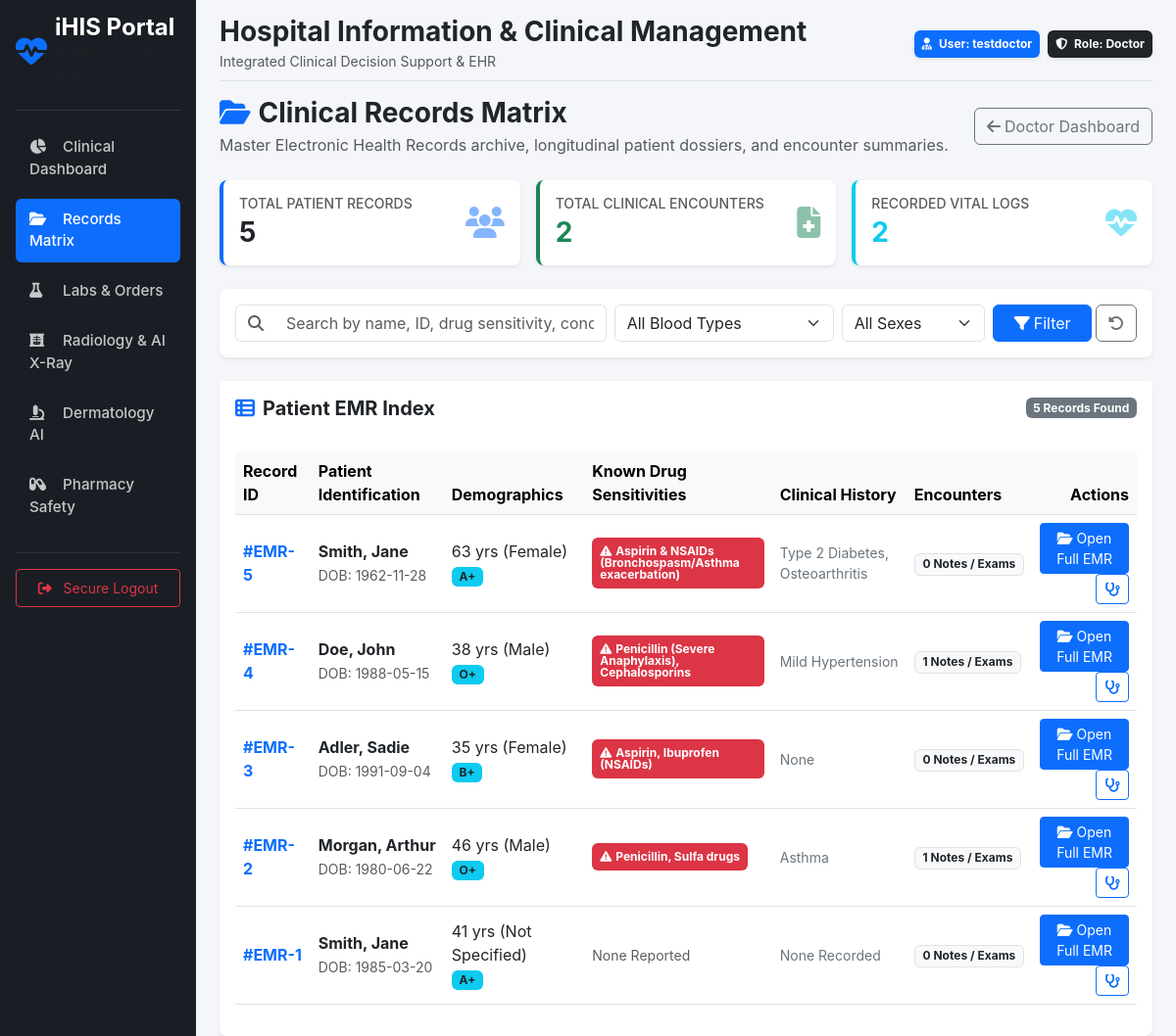
Before: /clinical/records (signed in) with the older database file.
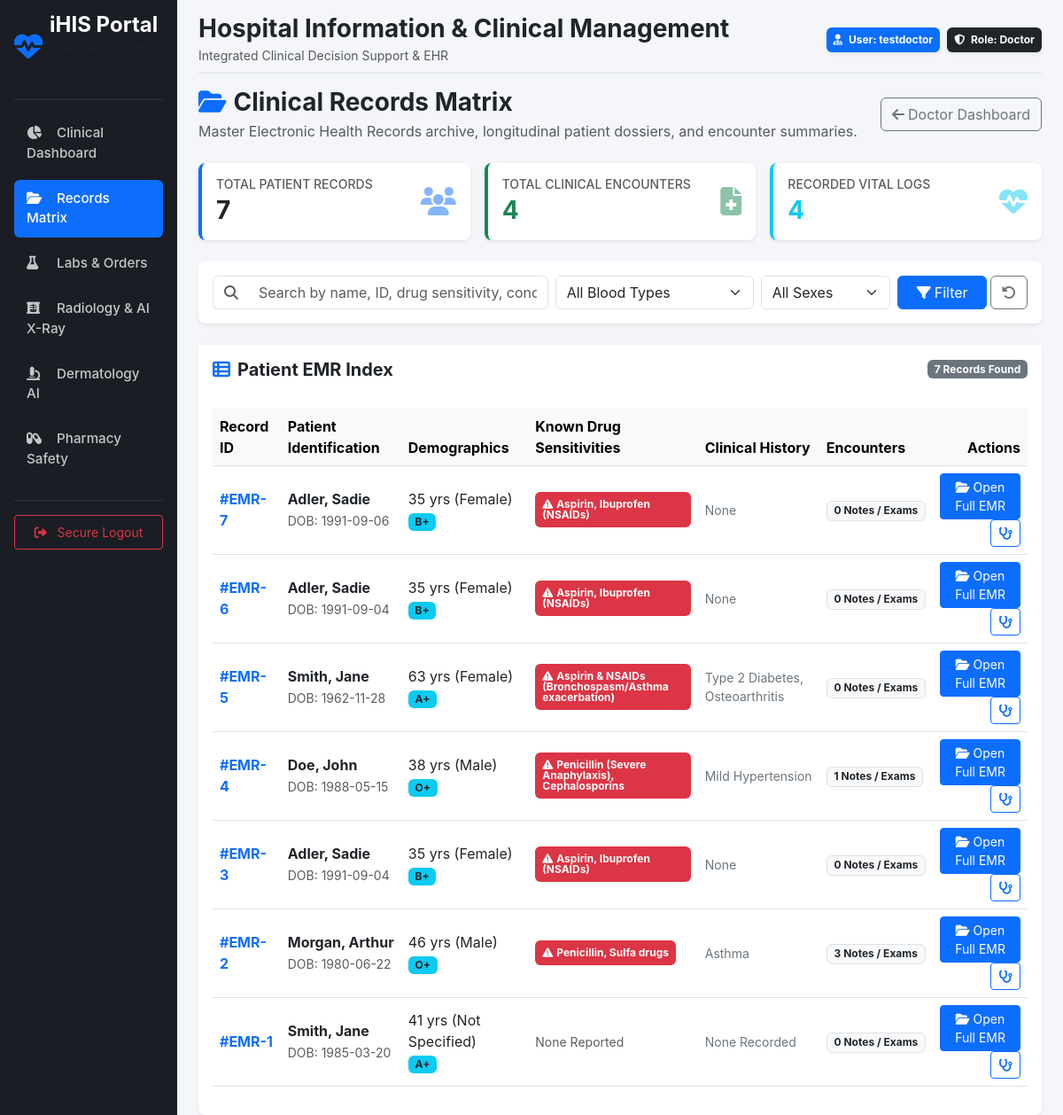
After: the same page with the newer database file.
### models/patient.py (models this page shows, shortened)
class Patient(db.Model):
    __tablename__ = 'patients'
    id = db.Column(db.Integer, primary_key=True)
    user_id = db.Column(db.Integer, db.ForeignKey('users.id'), unique=True, nullable=False)
    first_name = db.Column(db.String(100), nullable=False)
    last_name = db.Column(db.String(100), nullable=False, index=True)
    date_of_birth = db.Column(db.Date, nullable=False)
    gender = db.Column(db.String(20), default='Not Specified')  # Male, Female, Other
    blood_type = db.Column(db.String(5))
    phone = db.Column(db.String(30), nullable=True)
    allergies = db.Column(db.Text)               # General allergies (e.g. latex, dust, peanuts)
    drug_sensitivities = db.Column(db.Text)      # Specific drug sensitivities & adverse reactions
    chronic_diseases = db.Column(db.Text)
    created_at = db.Column(db.DateTime, default=datetime.utcnow)
    updated_at = db.Column(db.DateTime, default=datetime.utcnow, onupdate=datetime.utcnow)
    is_deleted = db.Column(db.Boolean, default=False, nullable=False)
    user = db.relationship('User', backref=db.backref('patient_profile', uselist=False))
    vital_signs = db.relationship('VitalSigns', backref='patient', lazy=True, order_by='desc(VitalSigns.recorded_at)')
    medical_records = db.relationship('MedicalRecord', backref='patient', lazy=True, order_by='desc(MedicalRecord.created_at)')
    lab_orders = db.relationship('LabOrder', backref='patient', lazy=True, order_by='desc(LabOrder.created_at)')
    radiology_orders = db.relationship('RadiologyOrder', backref='patient', lazy=True, order_by='desc(RadiologyOrder.created_at)')
    prescriptions = db.relationship('Prescription', backref='patient', lazy=True, order_by='desc(Prescription.created_at)')
    @property
    def age(self):
        if not self.date_of_birth:
            return "N/A"
        today = date.today()
        calculated_age = today.year - self.date_of_birth.year - ((today.month, today.day) < (self.date_of_birth.month, self.date_of_birth.day))
        return calculated_age

### routes/clinical.py (the view, shortened to what this page needs)
@clinical_bp.route('/records')
@login_required
@roles_required('Doctor', 'Admin', 'Dentist', 'Rehab Therapist')
def records_matrix():
    search_query = request.args.get('q', '').strip()
    blood_filter = request.args.get('blood_type', 'all')
    gender_filter = request.args.get('gender', 'all')
    query = Patient.query.filter_by(is_deleted=False)
    if blood_filter != 'all':
        query = query.filter_by(blood_type=blood_filter)
    if gender_filter != 'all':
        query = query.filter_by(gender=gender_filter)
    patients = query.order_by(Patient.created_at.desc()).all()
    total_patients = Patient.query.filter_by(is_deleted=False).count()
    total_records = MedicalRecord.query.filter_by(is_deleted=False).count()
    total_vitals = VitalSigns.query.count()
    return render_template(
        'clinical/records_matrix.html',
        patients=patients,
        search_query=search_query,
        blood_filter=blood_filter,
        gender_filter=gender_filter,
        total_patients=total_patients,
        total_records=total_records,
        total_vitals=total_vitals
    )

### app.py (called while the page is built)
@login_manager.user_loader
def load_user(user_id):
    from models.user import User
    return db.session.get(User, int(user_id))

### services/auth_helpers.py (called while the page is built)
def roles_required(*role_names):
    def decorator(f):
        @wraps(f)
        def decorated_function(*args, **kwargs):
            if not current_user.is_authenticated or current_user.role.name not in role_names:
                abort(403)
            return f(*args, **kwargs)
        return decorated_function
    return decorator

### templates/clinical/records_matrix.html (shortened to what the changed rows need)
{% extends 'base.html' %}
{% block content %}
<div class="row g-3 mb-4">
    <div class="col-md-4">
        <div class="card border-0 border-start border-primary border-4 shadow-sm p-3 bg-white">
            <div class="d-flex justify-content-between align-items-center">
                <div>
                    <h6 class="text-muted text-uppercase small mb-1">Total Patient Records</h6>
                    <h3 class="fw-bold mb-0 text-dark">{{ total_patients }}</h3>
                </div>
            </div>
        </div>
    </div>
    <div class="col-md-4">
        <div class="card border-0 border-start border-success border-4 shadow-sm p-3 bg-white">
            <div class="d-flex justify-content-between align-items-center">
                <div>
                    <h6 class="text-muted text-uppercase small mb-1">Total Clinical Encounters</h6>
                    <h3 class="fw-bold mb-0 text-success">{{ total_records }}</h3>
                </div>
            </div>
        </div>
    </div>
    <div class="col-md-4">
        <div class="card border-0 border-start border-info border-4 shadow-sm p-3 bg-white">
            <div class="d-flex justify-content-between align-items-center">
                <div>
                    <h6 class="text-muted text-uppercase small mb-1">Recorded Vital Logs</h6>
                    <h3 class="fw-bold mb-0 text-info">{{ total_vitals }}</h3>
                </div>
            </div>
        </div>
    </div>
</div>
<div class="card border-0 shadow-sm">
    <div class="card-header bg-white border-0 py-3 d-flex justify-content-between align-items-center">
        <h5 class="mb-0 text-dark fw-bold"><i class="fa-solid fa-table-list me-2 text-primary"></i>Patient EMR Index</h5>
        <span class="badge bg-secondary">{{ patients|length }} Records Found</span>
    </div>
    <div class="table-responsive p-3">
        <table class="table table-hover align-middle">
            <thead class="table-light text-secondary">
                <tr>
                    <th>Record ID</th>
                    <th>Patient Identification</th>
                    <th>Demographics</th>
                    <th>Known Drug Sensitivities</th>
                    <th>Clinical History</th>
                    <th>Encounters</th>
                    <th class="text-end">Actions</th>
                </tr>
            </thead>
            <tbody>
                {% if patients %}
                    {% for p in patients %}
                    <tr>
                        <td class="fw-bold text-primary">#EMR-{{ p.id }}</td>
                        <td>
                            <div class="fw-bold text-dark">{{ p.last_name }}, {{ p.first_name }}</div>
                            <small class="text-muted">DOB: {{ p.date_of_birth }}</small>
                        </td>
                        <td>
                            <div>{{ p.age }} yrs ({{ p.gender }})</div>
                            <span class="badge bg-info text-dark">{{ p.blood_type }}</span>
                        </td>
                        <td>
                            {% if p.drug_sensitivities and p.drug_sensitivities != 'None Known' and p.drug_sensitivities != 'None Reported' %}
                                <span class="badge bg-danger text-wrap text-start p-2" style="max-width: 220px;">
                                    <i class="fa-solid fa-triangle-exclamation me-1"></i>{{ p.drug_sensitivities }}
                                </span>
                            {% else %}
                                <span class="text-muted small">None Reported</span>
                            {% endif %}
                        </td>
                        <td class="small text-secondary" style="max-width: 220px;">
                            {{ p.chronic_diseases or 'None Recorded' }}
                        </td>
                        <td>
                            <span class="badge bg-light text-dark border">{{ p.medical_records|length }} Notes / Exams</span>
                        </td>
                        <td class="text-end">
                            <a href="{{ url_for('clinical.patient_records', patient_id=p.id) }}" class="btn btn-sm btn-primary">
                                <i class="fa-solid fa-folder-open me-1"></i>Open Full EMR
                            </a>
                            <a href="{{ url_for('clinical.examination_sheet', patient_id=p.id) }}" class="btn btn-sm btn-outline-primary" title="New Examination">
                                <i class="fa-solid fa-stethoscope"></i>
                            </a>
                        </td>
                    </tr>
                    {% endfor %}
                {% endif %}
            </tbody>
        </table>
    </div>
</div>
{% endblock %}

Changed rows visible on the page:
added Patient: id "7", last_name "Adler", first_name "Sadie", date_of_birth "1991-09-06", age "35", gender "Female", blood_type "B+", drug_sensitivities "Aspirin, Ibuprofen (NSAIDs)", chronic_diseases "None", medical_records|length "0"
added Patient: id "6", last_name "Adler", first_name "Sadie", date_of_birth "1991-09-04", age "35", gender "Female", blood_type "B+", drug_sensitivities "Aspirin, Ibuprofen (NSAIDs)", chronic_diseases "None", medical_records|length "0"
computed for Patient "Morgan": medical_records|length "1" → "3"
Other visible differences:
{{ total_patients }}: "5" → "7"
{{ total_records }}: "2" → "4"
{{ total_vitals }}: "2" → "4"
{{ patients|length }}: "5" → "7"
